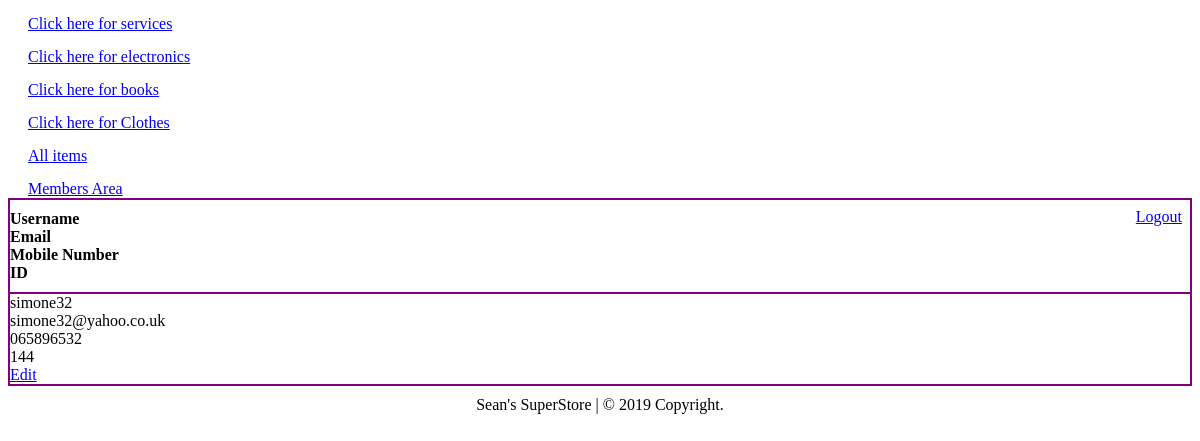
Page /code/editpersonal.php (signed in) on the committed database.
### tables this page shows
CREATE TABLE `users` (
  `id` int(11) NOT NULL,
  `username` varchar(255) NOT NULL,
  `email` varchar(255) NOT NULL,
  `mobilenumber` varchar(25) NOT NULL,
  `password` varchar(50) NOT NULL,
  `path` varchar(255) NOT NULL
);

### code/editpersonal.php (the view, shortened to what this page needs)
<?php
include('conn.php');
$username = $_SESSION['username'];
$read = "SELECT * FROM users where username ='$username' ORDER BY username ASC";
$result = $conn->query($read);
?>
<html>
<head>
	<link rel="stylesheet" href="styles.css" type="text/css">
	<link rel="stylesheet" href="//cdn.rawgit.com/necolas/normalize.css/master/normalize.css">
	<link rel="stylesheet" href="//cdn.rawgit.com/milligram/milligram/master/dist/milligram.min.css">
</head>
<body>
	<?php require_once('navbar.php'); ?>
	<div class="container">
			<?php
	 $i = 0;
	while($row = $result->fetch_assoc()){
		if($i == 0){
			echo "
			<div class='row' id='sellerbox' style='font-weight:bold;padding:10px 0;'>
				<div class='column'>Username</div>
				<div class='column'>Email</div>
				<div class='column'>Mobile Number</div>
				<div class='column'>ID</div>
				<div class='column'></div>
			</div>
			";
		}
		$email=$row['email'];
		$mobilenumber = $row["mobilenumber"];
		$idrow= $row['id'];
		?>
			<div class='row' id='sellerbox'>
				<div class='column'> <?php echo $username ?> </div>
				<div class='column'> <?php echo $email ?> </div>
				<div class='column'> <?php echo $mobilenumber ?> </div>
				<div class='column'> <?php echo $idrow ?> </div>
				<div class='column'> <a href='editrowpersonal.php?editid=<?php echo $idrow; ?>'>Edit</a> </div>
			</div>
			<?php
				$i++;
			}
			?>
		</div>
		<div id='ftext'>
			Sean's SuperStore | &copy; <?php echo date("Y"); ?> Copyright.
		</div>
</body>
</html>

### code/styles.css (style rules this page uses)
#sellerbox { border: 2px solid purple; border-bottom: none; }
#sellerbox:last-child { border-bottom: 2px solid purple; }
#ftext { text-align: center; padding-top: 10px; }

### rows in the picture
users: email "simone32@yahoo.co.uk", mobilenumber "065896532", id "144"
